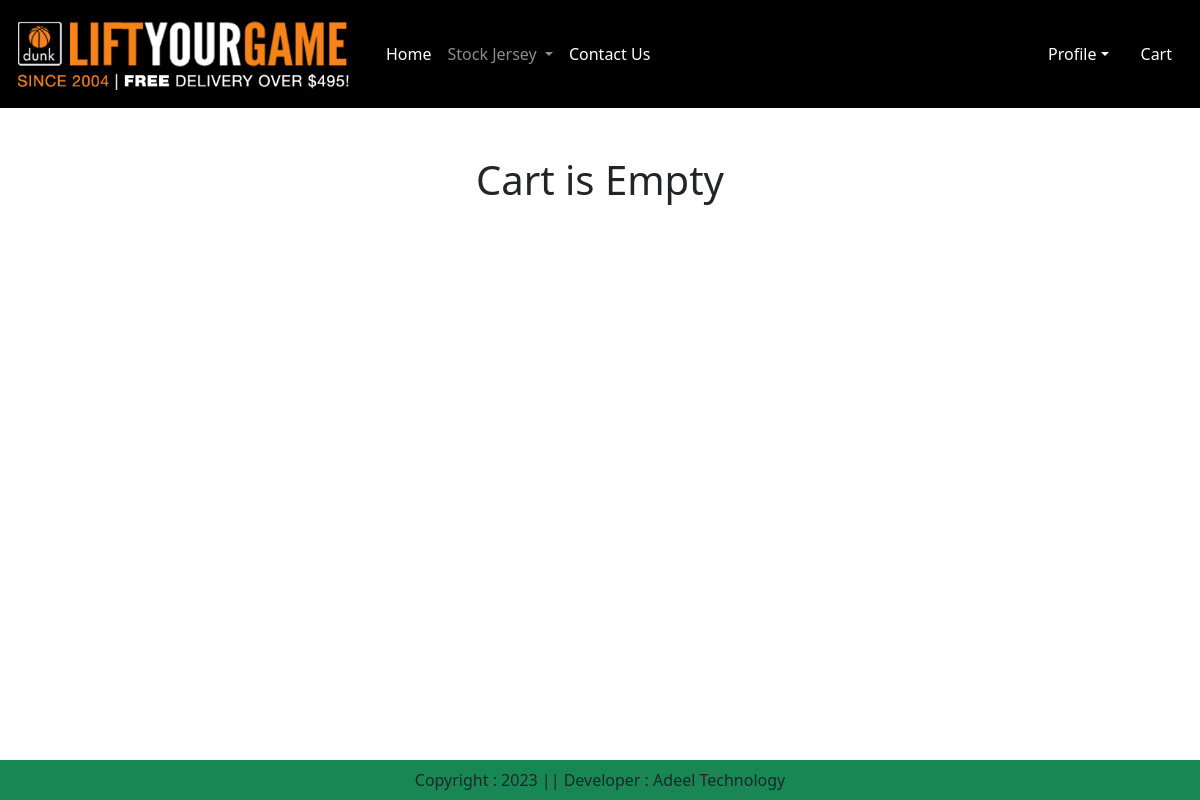
The page /cart/ (signed in) on the database as committed earlier.
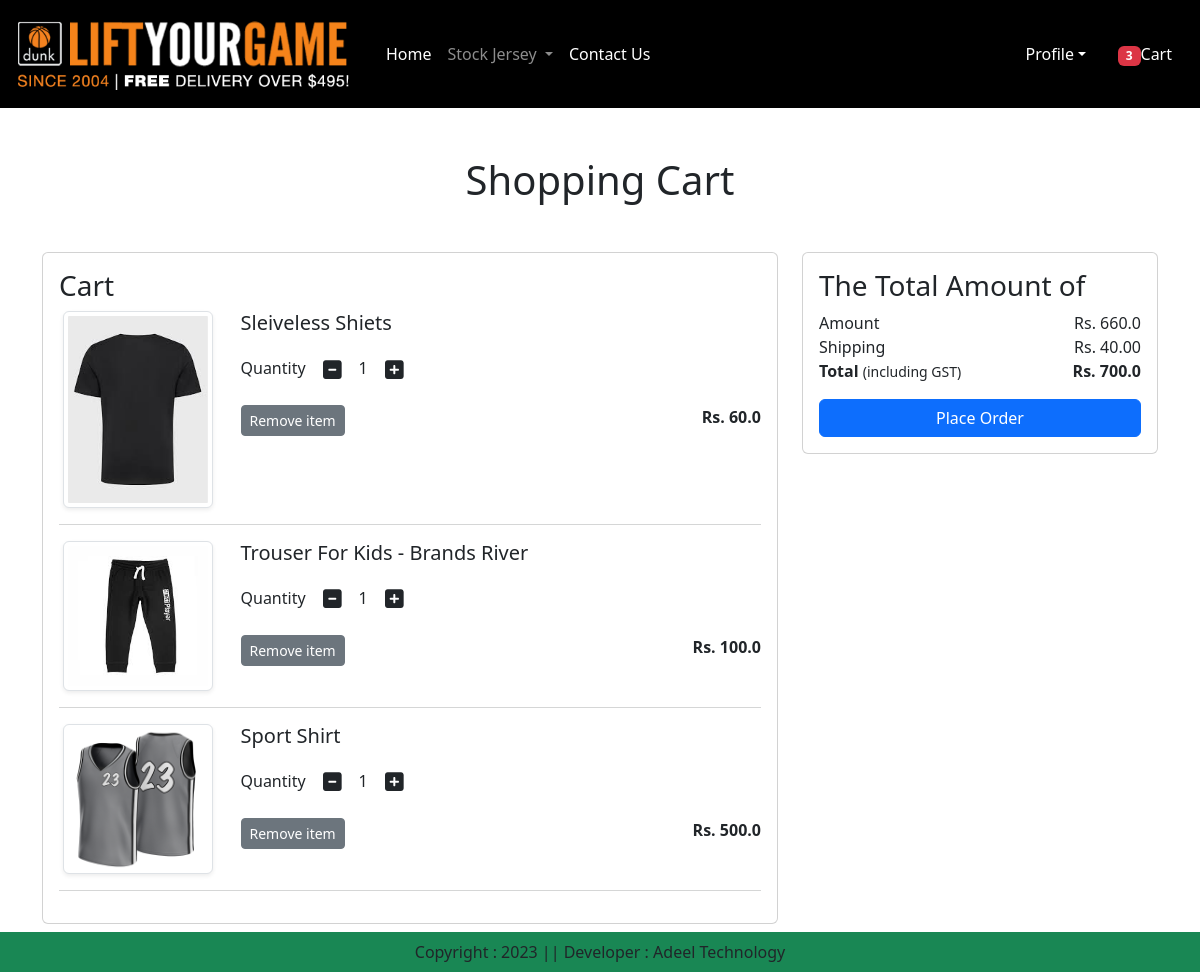
The same page on the database as committed later.
### app/models.py (models this page shows, shortened)
class Cart(models.Model):
    user = models.ForeignKey(User,on_delete=models.CASCADE)
    product = models.ForeignKey(Product,on_delete=models.CASCADE)
    quantity = models.PositiveIntegerField(default=1)

class Product(models.Model):
    title = models.CharField(max_length=100)
    selling_price = models.FloatField()
    discounted_price = models.FloatField()
    description = models.TextField()
    composition = models.TextField(default="")
    prodapp = models.TextField(default="")
    category = models.CharField(choices=Category_choices,max_length=2)
    product_image = models.ImageField(upload_to='product')

### app/views.py (the view)
# urls.py: path('cart/',views.show_cart,name='showcart'),
@login_required
def show_cart(request):
    user = request.user
    cart = Cart.objects.filter(user=user)
    amount =0
    for p in cart:
        value = p.quantity * p.product.discounted_price
        amount = amount + value
    totalamount = amount + 40
    totalitem = 0
    if request.user.is_authenticated:
       totalitem = len(Cart.objects.filter(user=request.user))
    return render(request,'app/addtocart.html',locals())

### app/templates/app/addtocart.html (shortened to what this page needs)
{% extends 'app/base.html' %}
{% load static %}
{% block main-content %}
<div class="container my-5">
    <div class="row">
        {% if cart %}
        <h1 class="text-center mb-5">Shopping Cart</h1>
        <div class="col-sm-8">
            <div class="card">
                <div class="card-body">
                    <h3>Cart</h3>
                    {% for item in cart %}
                    <div class="row">
                        <div class="col-sm-3 text-center align-self-center"><img src="{{item.product.product_image.url}}" alt="" srcset="" class="img_fluid
                        img-thumbnail shadow-sm" height="150" width="150"></div>
                        <div class="col-sm-9">
                            <div>
                                <h5>{{item.product.title}}</h5>
                                <div class="my-3">
                                    <label for="quantity">Quantity</label>
                                    <a class="minus-cart btn" pid={{item.product.id}}><i class="fas fa-minus-square fa-lg"></i></a>
                                        <span id="quantity">{{item.quantity}}</span>
                                    <a class="plus-cart btn" pid={{item.product.id}}><i class="fas fa-plus-square fa-lg"></i></a>
                                </div>
                                <div class="d-flex justify-content-between">
                                    <a href="#" class="remove-cart btn btn-sm btn-secondary mr-3" pid={{item.product.id}}>Remove item </a>
                                    <p class="mb-0"><span><strong>Rs. {{item.product.discounted_price}}</strong></span></p>
                                </div>
                            </div>
                        </div>
                    </div>
                    <hr class="text-muted">
                    {% endfor %}
                </div>
            </div>
        </div>
        <div class="col-sm-4">
            <div class="card">
                <div class="card-body">
                    <h3>The Total Amount of</h3>
                    <ul class="list-group">
                        <li class="list=group-item d-flex justify-content-between align-items-center border-0 px-0 pb-0" >Amount<span id="amount">Rs. {{amount}}</span></li>
                        <li class="list=group-item d-flex justify-content-between align-items-center px-0" >Shipping<span>Rs. 40.00</span></li>
                        <li class="list=group-item d-flex justify-content-between align-items-center border-0 px-0 mb-3" >
                            <div>
                                <strong>Total</strong> <small>(including GST)</small>
                            </div>
                            <span id="totalamount"><strong>Rs. {{totalamount}}</strong></span>
                        </li>
                    </ul>
                    <div class="d-grid"><a href="{% url 'check_out' %}" class="btn btn-primary">Place Order</div></a>
                </div>
            </div>
        </div>
        {% else %}
           <h1 class="text-center mb-5">Cart is Empty</h5>
        {% endif %}
    </div>
</div>
{% endblock main-content %}

Rows that differ between the two databases and show on the page:
added Cart: product.product_image (picture), product "Sleiveless Shiets", quantity "1", product.discounted_price "60.0"
added Cart: product.product_image (picture), product "Trouser For Kids - Brands River", quantity "1", product.discounted_price "100.0"
added Cart: product.product_image (picture), product "Sport Shirt", quantity "1", product.discounted_price "500.0"
Other text that changed with them:
{{ totalitem }}: (not shown) → "3"
{{ amount }}: (not shown) → "660.0"
{{ totalamount }}: (not shown) → "700.0"
text no longer shown: "Cart is Empty"
text now shown: "Shopping Cart Cart The Total Amount of Amount Rs. Shipping Rs. 40.00 Total (including GST) Rs. Place Order"
